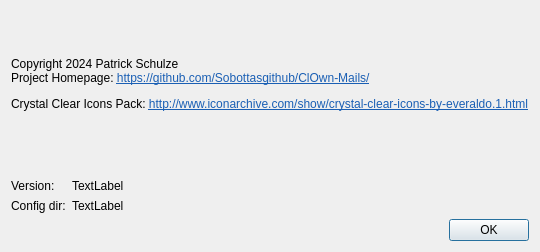
<?xml version="1.0" encoding="UTF-8"?>
<ui version="4.0">
 <class>uiDialog_about</class>
 <widget class="QDialog" name="uiDialog_about">
  <property name="geometry">
   <rect>
    <x>0</x>
    <y>0</y>
    <width>532</width>
    <height>252</height>
   </rect>
  </property>
  <property name="windowTitle">
   <string>About</string>
  </property>
  <layout class="QGridLayout" name="gridLayout">
   <item row="3" column="0">
    <widget class="QDialogButtonBox" name="buttonBox">
     <property name="orientation">
      <enum>Qt::Horizontal</enum>
     </property>
     <property name="standardButtons">
      <set>QDialogButtonBox::Ok</set>
     </property>
    </widget>
   </item>
   <item row="0" column="0">
    <widget class="QLabel" name="label_2">
     <property name="sizePolicy">
      <sizepolicy hsizetype="MinimumExpanding" vsizetype="MinimumExpanding">
       <horstretch>0</horstretch>
       <verstretch>0</verstretch>
      </sizepolicy>
     </property>
     <property name="text">
      <string>&lt;html&gt;&lt;head/&gt;&lt;body&gt;&lt;p&gt;Copyright 2024 Patrick Schulze&lt;br/&gt;Project Homepage: &lt;span style=&quot; text-decoration: underline; color:#1a5fb4;&quot;&gt;https://github.com/Sobottasgithub/ClOwn-Mails/&lt;/span&gt;&lt;/p&gt;&lt;p&gt;Crystal Clear Icons Pack: &lt;span style=&quot; text-decoration: underline; color:#1a5fb4;&quot;&gt;http://www.iconarchive.com/show/crystal-clear-icons-by-everaldo.1.html&lt;/span&gt;&lt;/p&gt;&lt;/body&gt;&lt;/html&gt;</string>
     </property>
     <property name="textFormat">
      <enum>Qt::RichText</enum>
     </property>
     <property name="openExternalLinks">
      <bool>true</bool>
     </property>
     <property name="textInteractionFlags">
      <set>Qt::TextBrowserInteraction</set>
     </property>
    </widget>
   </item>
   <item row="2" column="0">
    <layout class="QFormLayout" name="formLayout">
     <property name="sizeConstraint">
      <enum>QLayout::SetMaximumSize</enum>
     </property>
     <property name="fieldGrowthPolicy">
      <enum>QFormLayout::AllNonFixedFieldsGrow</enum>
     </property>
     <item row="1" column="0">
      <widget class="QLabel" name="label_4">
       <property name="text">
        <string>Version:</string>
       </property>
      </widget>
     </item>
     <item row="1" column="1">
      <widget class="QLabel" name="uiLabel_version">
       <property name="text">
        <string>TextLabel</string>
       </property>
      </widget>
     </item>
     <item row="2" column="0">
      <widget class="QLabel" name="label_3">
       <property name="text">
        <string>Config dir:</string>
       </property>
      </widget>
     </item>
     <item row="2" column="1">
      <widget class="QLabel" name="uiLabel_configDir">
       <property name="text">
        <string>TextLabel</string>
       </property>
       <property name="textInteractionFlags">
        <set>Qt::TextSelectableByKeyboard|Qt::TextSelectableByMouse</set>
       </property>
      </widget>
     </item>
    </layout>
   </item>
   <item row="1" column="0">
    <spacer name="verticalSpacer">
     <property name="orientation">
      <enum>Qt::Vertical</enum>
     </property>
     <property name="sizeType">
      <enum>QSizePolicy::Fixed</enum>
     </property>
     <property name="sizeHint" stdset="0">
      <size>
       <width>16</width>
       <height>16</height>
      </size>
     </property>
    </spacer>
   </item>
  </layout>
 </widget>
 <resources/>
 <connections>
  <connection>
   <sender>buttonBox</sender>
   <signal>accepted()</signal>
   <receiver>uiDialog_about</receiver>
   <slot>accept()</slot>
   <hints>
    <hint type="sourcelabel">
     <x>248</x>
     <y>254</y>
    </hint>
    <hint type="destinationlabel">
     <x>157</x>
     <y>274</y>
    </hint>
   </hints>
  </connection>
  <connection>
   <sender>buttonBox</sender>
   <signal>rejected()</signal>
   <receiver>uiDialog_about</receiver>
   <slot>reject()</slot>
   <hints>
    <hint type="sourcelabel">
     <x>316</x>
     <y>260</y>
    </hint>
    <hint type="destinationlabel">
     <x>286</x>
     <y>274</y>
    </hint>
   </hints>
  </connection>
 </connections>
</ui>
